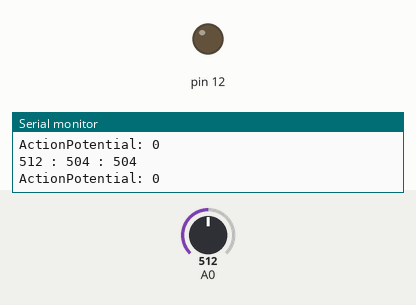
Recording of a sketch running on a simulated Arduino Uno, built with avr-gcc and run on an emulated ATmega328P. On the bench: output pins drawn as LEDs (lit = HIGH), the last lines printed to the serial monitor. Dashed ring = blinking. The test bench sets the inputs (shaded band); at power-on: A0 = 512.

Above: at 2.2 s.
2.3 s: A0 set to 470
At 2.79 s:
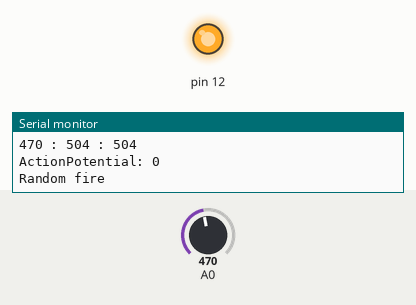
5.3 s: A0 set to 442
At 5.67 s:
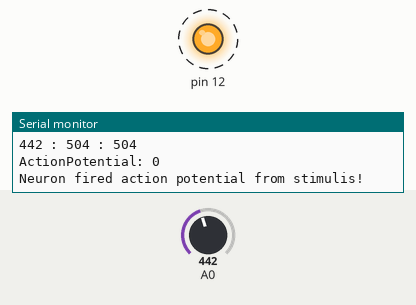
Timing chart, 0 to 14.3 s (numbered marks = the images above; inputs shaded):
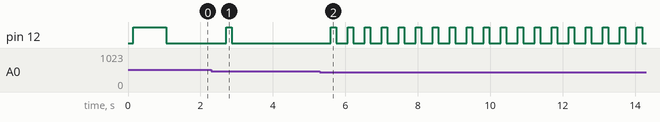

The sketch:

Arduino_Neuron.ino
```cpp
#include "Neuron.h"
/*
 ** ARDUINO NEURON
 ** BY GUNTHER COX
 ** 09/15/2013
 */
// CREATE NEW NEURON
// the first is the dendrite the last is the terminal
Neuron neuron1(A0, 12);

void setup() {

  // SET DENDRITES AS INPUTS AND SYNAPTIC TERMINALS AS OUTPUT
  pinMode(neuron1.dendrite(), INPUT);
  pinMode(neuron1.terminal(), OUTPUT);

  Serial.begin(9600);
  Serial.println("Arduino Neuron Inilalized");
  delay(Neuron::SPEED);

  // CALIBRATE NEURONS
  neuron1.calibrate();
}

void loop() {
  neuron1.start();
  //neuron1.excitory();
}
```

Measured:
- the behaviour switches between 455 and 454 on A0 (found by bisection; images 1 and 2)
- by itself, pin 12: alternates HIGH for 0.15 s and LOW for 0.32 s
